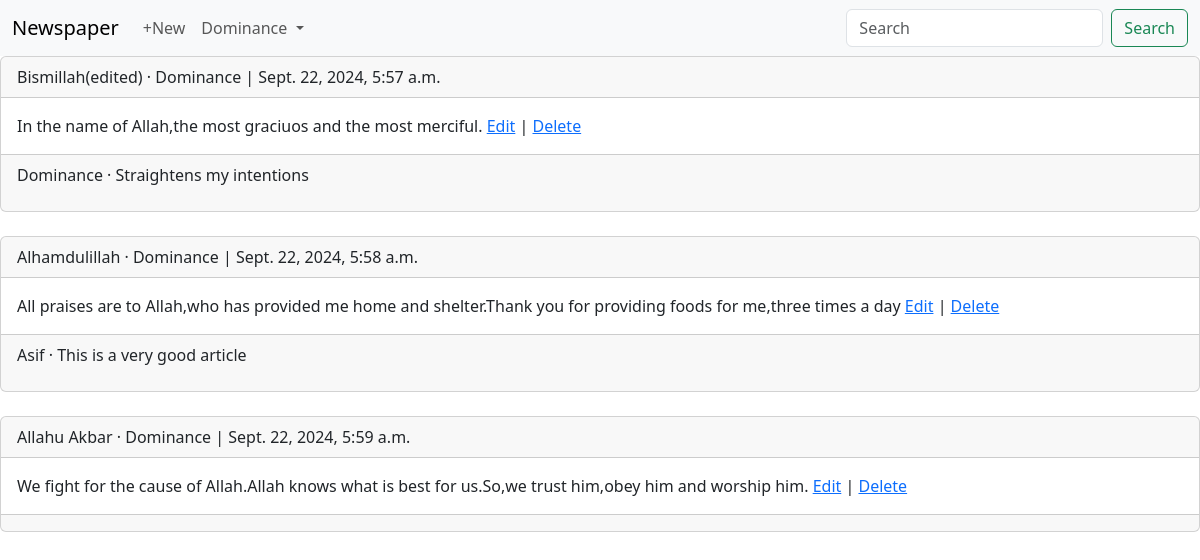
/articles/ (signed in), run on the app's committed database.
### accounts/models.py (models this page shows)
class CustomUser(AbstractUser):
    age = models.PositiveBigIntegerField(null=True,blank=True)

### articles/models.py (models this page shows, shortened)
class Article(models.Model):
    title = models.CharField(max_length=250)
    body = models.TextField()
    date = models.DateTimeField(auto_now_add=True)
    author = models.ForeignKey(
        settings.AUTH_USER_MODEL,
        on_delete=models.CASCADE
    )

class Comment(models.Model):
    article = models.ForeignKey(Article,on_delete=models.CASCADE)
    comment = models.TextField()
    author = models.ForeignKey(
        settings.AUTH_USER_MODEL,
        on_delete=models.CASCADE,
    )
    def __str__(self):
        return self.comment

### articles/views.py (the view)
# urls.py: path('',ArticleListView.as_view(),name='article_list'),
class ArticleListView(LoginRequiredMixin,ListView):
    model = Article
    template_name = 'article_list.html'

### templates/article_list.html (shortened to what this page needs)
{% extends "base.html" %}
{% block content %}
{% for article in article_list %}
    <div class="card">
        <div class="card-header">
            <span class='font-weight-bold'>{{article.title}}</span> &middot;
            <span class='font-weight-bold'>{{article.author}} | {{article.date}}</span>
        </div>
        <div class="card-body">
            {{article.body}}
            <a href='{% url "article_edit" article.pk %}'>Edit</a> | <a href='{% url "article_delete" article.pk %}'>Delete</a>
        </div>
        <div class="card-footer">
            {% for comment in article.comment_set.all %}
            <p>
                <span class='font-weight-bold'>
                    {{comment.author}} &middot;
                </span>
                {{comment}}
            </p>
            {% endfor %}
        </div>
    </div>
    <br/>
{% endfor %}
{% endblock %}

### templates/base.html (shortened to what this page needs)
<!DOCTYPE html>
<html lang="en">
<head>
    <link href="https://cdn.jsdelivr.net/npm/bootstrap@5.3.3/dist/css/bootstrap.min.css" rel="stylesheet">
</head>
<body>
    <nav class="navbar navbar-expand-lg bg-body-tertiary">
        <div class="container-fluid">
          <a class="navbar-brand" href="{% url 'home' %}">Newspaper</a>
          <div class="collapse navbar-collapse" id="navbarSupportedContent">
            {% if user.is_authenticated %}
            <ul class="navbar-nav me-auto mb-2 mb-lg-0">
              <li class="nav-item">
                <a class="nav-link" href="{% url 'article_new' %}">+New</a>
              </li>
              <li class="nav-item dropdown">
                <a class="nav-link dropdown-toggle" href="#" role="button" data-bs-toggle="dropdown" aria-expanded="false">
                  {{user.username}}
                </a>
              </li>
            </ul>
            {% endif %}
            <form class="d-flex" role="search">
              <input class="form-control me-2" type="search" placeholder="Search" aria-label="Search">
              <button class="btn btn-outline-success" type="submit">Search</button>
            </form>
          </div>
        </div>
      </nav>
    <main>
        {% block content %}
        {% endblock  %}
    </main>
</body>
</html>

### data on the page
CustomUser: username "Dominance"
Article: title "Bismillah(edited)", author "Dominance", date "Sept. 22, 2024, 5:57 a.m.", body "In the name of Allah,the most graciuos and the most merciful."
Comment: author "Dominance", comment "Straightens my intentions"
Article: title "Alhamdulillah", author "Dominance", date "Sept. 22, 2024, 5:58 a.m.", body "All praises are to Allah,who has provided me home and shelter.Thank you for providing foods for me,three times a day"
Comment: author "Asif", comment "This is a very good article"
Article: title "Allahu Akbar", author "Dominance", date "Sept. 22, 2024, 5:59 a.m.", body "We fight for the cause of Allah.Allah knows what is best for us.So,we trust him,obey him and worship him."
